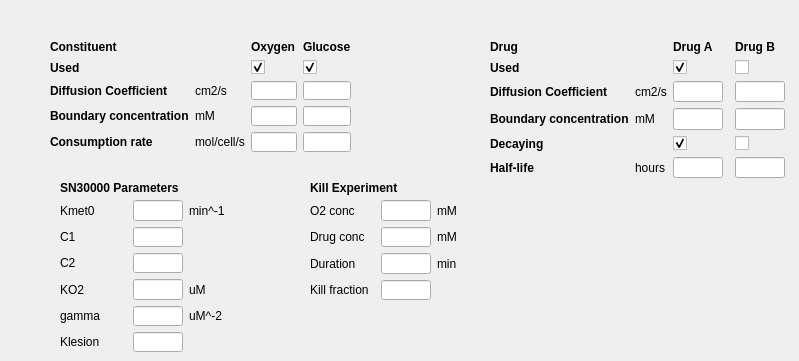
          <widget class="QWidget" name="tab_chemo">
           <property name="enabled">
            <bool>true</bool>
           </property>
           <attribute name="title">
            <string>Constituents</string>
           </attribute>
           <widget class="QWidget" name="gridLayoutWidget">
            <property name="geometry">
             <rect>
              <x>50</x>
              <y>40</y>
              <width>301</width>
              <height>112</height>
             </rect>
            </property>
            <layout class="QGridLayout" name="gridLayout_3">
             <item row="0" column="0">
              <widget class="QLabel" name="label_const">
               <property name="font">
                <font>
                 <weight>75</weight>
                 <bold>true</bold>
                </font>
               </property>
               <property name="text">
                <string>Constituent</string>
               </property>
              </widget>
             </item>
             <item row="1" column="0">
              <widget class="QLabel" name="label_used">
               <property name="font">
                <font>
                 <weight>75</weight>
                 <bold>true</bold>
                </font>
               </property>
               <property name="text">
                <string>Used</string>
               </property>
              </widget>
             </item>
             <item row="2" column="0">
              <widget class="QLabel" name="label_diffcoef">
               <property name="font">
                <font>
                 <weight>75</weight>
                 <bold>true</bold>
                </font>
               </property>
               <property name="text">
                <string>Diffusion Coefficient</string>
               </property>
              </widget>
             </item>
             <item row="3" column="0">
              <widget class="QLabel" name="label_bdryconc">
               <property name="font">
                <font>
                 <weight>75</weight>
                 <bold>true</bold>
                </font>
               </property>
               <property name="text">
                <string>Boundary concentration</string>
               </property>
              </widget>
             </item>
             <item row="0" column="3">
              <widget class="QLabel" name="label_OXYGEN">
               <property name="sizePolicy">
                <sizepolicy hsizetype="Expanding" vsizetype="Fixed">
                 <horstretch>0</horstretch>
                 <verstretch>0</verstretch>
                </sizepolicy>
               </property>
               <property name="minimumSize">
                <size>
                 <width>0</width>
                 <height>0</height>
                </size>
               </property>
               <property name="maximumSize">
                <size>
                 <width>60</width>
                 <height>16777215</height>
                </size>
               </property>
               <property name="font">
                <font>
                 <weight>75</weight>
                 <bold>true</bold>
                </font>
               </property>
               <property name="text">
                <string>Oxygen</string>
               </property>
              </widget>
             </item>
             <item row="0" column="4">
              <widget class="QLabel" name="label_GLUCOSE">
               <property name="sizePolicy">
                <sizepolicy hsizetype="Expanding" vsizetype="Fixed">
                 <horstretch>0</horstretch>
                 <verstretch>0</verstretch>
                </sizepolicy>
               </property>
               <property name="maximumSize">
                <size>
                 <width>60</width>
                 <height>16777215</height>
                </size>
               </property>
               <property name="font">
                <font>
                 <weight>75</weight>
                 <bold>true</bold>
                </font>
               </property>
               <property name="text">
                <string>Glucose</string>
               </property>
              </widget>
             </item>
             <item row="3" column="4">
              <widget class="QLineEdit" name="line_GLUCOSE_BDRY_CONC">
               <property name="maximumSize">
                <size>
                 <width>50</width>
                 <height>16777215</height>
                </size>
               </property>
               <property name="alignment">
                <set>Qt::AlignRight|Qt::AlignTrailing|Qt::AlignVCenter</set>
               </property>
              </widget>
             </item>
             <item row="2" column="4">
              <widget class="QLineEdit" name="line_GLUCOSE_DIFF_COEF">
               <property name="maximumSize">
                <size>
                 <width>50</width>
                 <height>16777215</height>
                </size>
               </property>
               <property name="alignment">
                <set>Qt::AlignRight|Qt::AlignTrailing|Qt::AlignVCenter</set>
               </property>
              </widget>
             </item>
             <item row="2" column="3">
              <widget class="QLineEdit" name="line_OXYGEN_DIFF_COEF">
               <property name="maximumSize">
                <size>
                 <width>50</width>
                 <height>16777215</height>
                </size>
               </property>
               <property name="alignment">
                <set>Qt::AlignRight|Qt::AlignTrailing|Qt::AlignVCenter</set>
               </property>
              </widget>
             </item>
             <item row="3" column="3">
              <widget class="QLineEdit" name="line_OXYGEN_BDRY_CONC">
               <property name="maximumSize">
                <size>
                 <width>50</width>
                 <height>16777215</height>
                </size>
               </property>
               <property name="alignment">
                <set>Qt::AlignRight|Qt::AlignTrailing|Qt::AlignVCenter</set>
               </property>
              </widget>
             </item>
             <item row="1" column="3">
              <widget class="QCheckBox" name="cbox_USE_OXYGEN">
               <property name="maximumSize">
                <size>
                 <width>60</width>
                 <height>16777215</height>
                </size>
               </property>
               <property name="text">
                <string/>
               </property>
               <property name="checked">
                <bool>true</bool>
               </property>
              </widget>
             </item>
             <item row="1" column="4">
              <widget class="QCheckBox" name="cbox_USE_GLUCOSE">
               <property name="maximumSize">
                <size>
                 <width>60</width>
                 <height>16777215</height>
                </size>
               </property>
               <property name="text">
                <string/>
               </property>
               <property name="checked">
                <bool>true</bool>
               </property>
              </widget>
             </item>
             <item row="2" column="1">
              <widget class="QLabel" name="units_diffcoef">
               <property name="text">
                <string>cm2/s</string>
               </property>
              </widget>
             </item>
             <item row="3" column="1">
              <widget class="QLabel" name="units_bdryconc">
               <property name="text">
                <string>mM</string>
               </property>
              </widget>
             </item>
             <item row="4" column="0">
              <widget class="QLabel" name="label_consumption">
               <property name="font">
                <font>
                 <weight>75</weight>
                 <bold>true</bold>
                </font>
               </property>
               <property name="text">
                <string>Consumption rate</string>
               </property>
              </widget>
             </item>
             <item row="4" column="1">
              <widget class="QLabel" name="units_consumption">
               <property name="text">
                <string>mol/cell/s</string>
               </property>
              </widget>
             </item>
             <item row="4" column="3">
              <widget class="QLineEdit" name="line_OXYGEN_CONSUMPTION">
               <property name="maximumSize">
                <size>
                 <width>50</width>
                 <height>16777215</height>
                </size>
               </property>
               <property name="alignment">
                <set>Qt::AlignRight|Qt::AlignTrailing|Qt::AlignVCenter</set>
               </property>
              </widget>
             </item>
             <item row="4" column="4">
              <widget class="QLineEdit" name="line_GLUCOSE_CONSUMPTION">
               <property name="maximumSize">
                <size>
                 <width>50</width>
                 <height>16777215</height>
                </size>
               </property>
               <property name="alignment">
                <set>Qt::AlignRight|Qt::AlignTrailing|Qt::AlignVCenter</set>
               </property>
              </widget>
             </item>
            </layout>
           </widget>
           <widget class="QWidget" name="gridLayoutWidget_2">
            <property name="geometry">
             <rect>
              <x>60</x>
              <y>200</y>
              <width>196</width>
              <height>152</height>
             </rect>
            </property>
            <layout class="QGridLayout" name="gridLayout_6">
             <item row="0" column="1">
              <widget class="QMyLabel" name="label_SN30K_KMET0">
               <property name="minimumSize">
                <size>
                 <width>40</width>
                 <height>0</height>
                </size>
               </property>
               <property name="text">
                <string>Kmet0</string>
               </property>
              </widget>
             </item>
             <item row="0" column="2">
              <widget class="QLineEdit" name="line_SN30K_KMET0">
               <property name="maximumSize">
                <size>
                 <width>50</width>
                 <height>16777215</height>
                </size>
               </property>
               <property name="baseSize">
                <size>
                 <width>0</width>
                 <height>0</height>
                </size>
               </property>
              </widget>
             </item>
             <item row="1" column="1">
              <widget class="QMyLabel" name="label_SN30K_C1">
               <property name="text">
                <string>C1</string>
               </property>
              </widget>
             </item>
             <item row="1" column="2">
              <widget class="QLineEdit" name="line_SN30K_C1">
               <property name="maximumSize">
                <size>
                 <width>50</width>
                 <height>16777215</height>
                </size>
               </property>
              </widget>
             </item>
             <item row="2" column="1">
              <widget class="QMyLabel" name="label_SN30K_C2">
               <property name="text">
                <string>C2</string>
               </property>
              </widget>
             </item>
             <item row="2" column="2">
              <widget class="QLineEdit" name="line_SN30K_C2">
               <property name="maximumSize">
                <size>
                 <width>50</width>
                 <height>16777215</height>
                </size>
               </property>
              </widget>
             </item>
             <item row="3" column="1">
              <widget class="QMyLabel" name="label_SN30K_KO2">
               <property name="text">
                <string>KO2</string>
               </property>
              </widget>
             </item>
             <item row="3" column="2">
              <widget class="QLineEdit" name="line_SN30K_KO2">
               <property name="maximumSize">
                <size>
                 <width>50</width>
                 <height>16777215</height>
                </size>
               </property>
              </widget>
             </item>
             <item row="4" column="1">
              <widget class="QMyLabel" name="label_SN30K_GAMMA">
               <property name="text">
                <string>gamma</string>
               </property>
              </widget>
             </item>
             <item row="4" column="2">
              <widget class="QLineEdit" name="line_SN30K_GAMMA">
               <property name="maximumSize">
                <size>
                 <width>50</width>
                 <height>16777215</height>
                </size>
               </property>
              </widget>
             </item>
             <item row="0" column="3">
              <widget class="QLabel" name="units_KMET0">
               <property name="text">
                <string>min^-1</string>
               </property>
              </widget>
             </item>
             <item row="1" column="3">
              <widget class="QLabel" name="units_C1">
               <property name="text">
                <string/>
               </property>
              </widget>
             </item>
             <item row="2" column="3">
              <widget class="QLabel" name="units_C2">
               <property name="text">
                <string/>
               </property>
              </widget>
             </item>
             <item row="3" column="3">
              <widget class="QLabel" name="units_KO2">
               <property name="text">
                <string>uM</string>
               </property>
              </widget>
             </item>
             <item row="4" column="3">
              <widget class="QLabel" name="units_GAMMA">
               <property name="text">
                <string>uM^-2</string>
               </property>
              </widget>
             </item>
             <item row="5" column="1">
              <widget class="QMyLabel" name="label_SN30K_KLESION">
               <property name="text">
                <string>Klesion</string>
               </property>
              </widget>
             </item>
             <item row="5" column="2">
              <widget class="QLineEdit" name="line_SN30K_KLESION">
               <property name="maximumSize">
                <size>
                 <width>50</width>
                 <height>16777215</height>
                </size>
               </property>
              </widget>
             </item>
            </layout>
           </widget>
           <widget class="QLabel" name="label_SN30K">
            <property name="geometry">
             <rect>
              <x>60</x>
              <y>180</y>
              <width>131</width>
              <height>16</height>
             </rect>
            </property>
            <property name="font">
             <font>
              <weight>75</weight>
              <bold>true</bold>
             </font>
            </property>
            <property name="text">
             <string>SN30000 Parameters</string>
            </property>
           </widget>
           <widget class="QWidget" name="gridLayoutWidget_3">
            <property name="geometry">
             <rect>
              <x>310</x>
              <y>200</y>
              <width>191</width>
              <height>100</height>
             </rect>
            </property>
            <layout class="QGridLayout" name="gridLayout_7">
             <item row="0" column="0">
              <widget class="QLabel" name="label_KILL_O2_CONC">
               <property name="text">
                <string>O2 conc</string>
               </property>
              </widget>
             </item>
             <item row="0" column="1">
              <widget class="QLineEdit" name="line_KILL_O2_CONC">
               <property name="maximumSize">
                <size>
                 <width>50</width>
                 <height>16777215</height>
                </size>
               </property>
              </widget>
             </item>
             <item row="0" column="2">
              <widget class="QLabel" name="units_KILL_O2_CONC">
               <property name="text">
                <string>mM</string>
               </property>
              </widget>
             </item>
             <item row="1" column="0">
              <widget class="QLabel" name="label_KILL_DRUG_CONC">
               <property name="text">
                <string>Drug conc</string>
               </property>
              </widget>
             </item>
             <item row="1" column="1">
              <widget class="QLineEdit" name="line_KILL_DRUG_CONC">
               <property name="maximumSize">
                <size>
                 <width>50</width>
                 <height>16777215</height>
                </size>
               </property>
              </widget>
             </item>
             <item row="1" column="2">
              <widget class="QLabel" name="units_KILL_DRUG_CONC">
               <property name="text">
                <string>mM</string>
               </property>
              </widget>
             </item>
             <item row="2" column="0">
              <widget class="QLabel" name="label_KILL_DURATION">
               <property name="text">
                <string>Duration</string>
               </property>
              </widget>
             </item>
             <item row="2" column="1">
              <widget class="QLineEdit" name="line_KILL_DURATION">
               <property name="maximumSize">
                <size>
                 <width>50</width>
                 <height>16777215</height>
                </size>
               </property>
              </widget>
             </item>
             <item row="2" column="2">
              <widget class="QLabel" name="units_KILL_DURATION">
               <property name="text">
                <string>min</string>
               </property>
              </widget>
             </item>
             <item row="3" column="0">
              <widget class="QLabel" name="label_KILL_FRACTION">
               <property name="text">
                <string>Kill fraction</string>
               </property>
              </widget>
             </item>
             <item row="3" column="1">
              <widget class="QLineEdit" name="line_KILL_FRACTION">
               <property name="maximumSize">
                <size>
                 <width>50</width>
                 <height>16777215</height>
                </size>
               </property>
              </widget>
             </item>
            </layout>
           </widget>
           <widget class="QLabel" name="label_SN30K_KILL">
            <property name="geometry">
             <rect>
              <x>310</x>
              <y>180</y>
              <width>151</width>
              <height>16</height>
             </rect>
            </property>
            <property name="font">
             <font>
              <weight>75</weight>
              <bold>true</bold>
             </font>
            </property>
            <property name="text">
             <string>Kill Experiment</string>
            </property>
           </widget>
           <widget class="QWidget" name="gridLayoutWidget_4">
            <property name="geometry">
             <rect>
              <x>490</x>
              <y>40</y>
              <width>300</width>
              <height>138</height>
             </rect>
            </property>
            <layout class="QGridLayout" name="gridLayout_8">
             <item row="0" column="0">
              <widget class="QLabel" name="label_drug">
               <property name="font">
                <font>
                 <weight>75</weight>
                 <bold>true</bold>
                </font>
               </property>
               <property name="text">
                <string>Drug</string>
               </property>
              </widget>
             </item>
             <item row="1" column="0">
              <widget class="QLabel" name="label_used_1">
               <property name="font">
                <font>
                 <weight>75</weight>
                 <bold>true</bold>
                </font>
               </property>
               <property name="text">
                <string>Used</string>
               </property>
              </widget>
             </item>
             <item row="2" column="0">
              <widget class="QLabel" name="label_diffcoef_1">
               <property name="font">
                <font>
                 <weight>75</weight>
                 <bold>true</bold>
                </font>
               </property>
               <property name="text">
                <string>Diffusion Coefficient</string>
               </property>
              </widget>
             </item>
             <item row="3" column="0">
              <widget class="QLabel" name="label_bdryconc_1">
               <property name="font">
                <font>
                 <weight>75</weight>
                 <bold>true</bold>
                </font>
               </property>
               <property name="text">
                <string>Boundary concentration</string>
               </property>
              </widget>
             </item>
             <item row="2" column="1">
              <widget class="QLabel" name="units_diffcoef_2">
               <property name="text">
                <string>cm2/s</string>
               </property>
              </widget>
             </item>
             <item row="3" column="1">
              <widget class="QLabel" name="units_bdryconc_2">
               <property name="text">
                <string>mM</string>
               </property>
              </widget>
             </item>
             <item row="5" column="0">
              <widget class="QLabel" name="label_halflife">
               <property name="font">
                <font>
                 <weight>75</weight>
                 <bold>true</bold>
                </font>
               </property>
               <property name="text">
                <string>Half-life</string>
               </property>
              </widget>
             </item>
             <item row="5" column="1">
              <widget class="QLabel" name="units_halflife">
               <property name="text">
                <string>hours</string>
               </property>
              </widget>
             </item>
             <item row="0" column="3">
              <widget class="QLabel" name="label_DRUG_A">
               <property name="sizePolicy">
                <sizepolicy hsizetype="Expanding" vsizetype="Fixed">
                 <horstretch>0</horstretch>
                 <verstretch>0</verstretch>
                </sizepolicy>
               </property>
               <property name="maximumSize">
                <size>
                 <width>60</width>
                 <height>16777215</height>
                </size>
               </property>
               <property name="font">
                <font>
                 <weight>75</weight>
                 <bold>true</bold>
                </font>
               </property>
               <property name="text">
                <string>Drug A</string>
               </property>
              </widget>
             </item>
             <item row="1" column="3">
              <widget class="QCheckBox" name="cbox_USE_DRUG_A">
               <property name="maximumSize">
                <size>
                 <width>60</width>
                 <height>16777215</height>
                </size>
               </property>
               <property name="text">
                <string/>
               </property>
               <property name="checked">
                <bool>true</bool>
               </property>
              </widget>
             </item>
             <item row="2" column="3">
              <widget class="QLineEdit" name="line_DRUG_A_DIFF_COEF">
               <property name="maximumSize">
                <size>
                 <width>50</width>
                 <height>16777215</height>
                </size>
               </property>
               <property name="alignment">
                <set>Qt::AlignRight|Qt::AlignTrailing|Qt::AlignVCenter</set>
               </property>
              </widget>
             </item>
             <item row="3" column="3">
              <widget class="QLineEdit" name="line_DRUG_A_BDRY_CONC">
               <property name="maximumSize">
                <size>
                 <width>50</width>
                 <height>16777215</height>
                </size>
               </property>
               <property name="alignment">
                <set>Qt::AlignRight|Qt::AlignTrailing|Qt::AlignVCenter</set>
               </property>
              </widget>
             </item>
             <item row="5" column="3">
              <widget class="QLineEdit" name="line_DRUG_A_HALFLIFE">
               <property name="maximumSize">
                <size>
                 <width>50</width>
                 <height>16777215</height>
                </size>
               </property>
               <property name="alignment">
                <set>Qt::AlignRight|Qt::AlignTrailing|Qt::AlignVCenter</set>
               </property>
              </widget>
             </item>
             <item row="0" column="4">
              <widget class="QLabel" name="label_DRUG_B">
               <property name="sizePolicy">
                <sizepolicy hsizetype="Expanding" vsizetype="Fixed">
                 <horstretch>0</horstretch>
                 <verstretch>0</verstretch>
                </sizepolicy>
               </property>
               <property name="maximumSize">
                <size>
                 <width>60</width>
                 <height>16777215</height>
                </size>
               </property>
               <property name="font">
                <font>
                 <weight>75</weight>
                 <bold>true</bold>
                </font>
               </property>
               <property name="text">
                <string>Drug B</string>
               </property>
              </widget>
             </item>
             <item row="1" column="4">
              <widget class="QCheckBox" name="cbox_USE_DRUG_B">
               <property name="maximumSize">
                <size>
                 <width>60</width>
                 <height>16777215</height>
                </size>
               </property>
               <property name="text">
                <string/>
               </property>
               <property name="checked">
                <bool>false</bool>
               </property>
              </widget>
             </item>
             <item row="2" column="4">
              <widget class="QLineEdit" name="line_DRUG_B_DIFF_COEF">
               <property name="maximumSize">
                <size>
                 <width>50</width>
                 <height>16777215</height>
                </size>
               </property>
               <property name="alignment">
                <set>Qt::AlignRight|Qt::AlignTrailing|Qt::AlignVCenter</set>
               </property>
              </widget>
             </item>
             <item row="3" column="4">
              <widget class="QLineEdit" name="line_DRUG_B_BDRY_CONC">
               <property name="maximumSize">
                <size>
                 <width>50</width>
                 <height>16777215</height>
                </size>
               </property>
               <property name="alignment">
                <set>Qt::AlignRight|Qt::AlignTrailing|Qt::AlignVCenter</set>
               </property>
              </widget>
             </item>
             <item row="5" column="4">
              <widget class="QLineEdit" name="line_DRUG_B_HALFLIFE">
               <property name="maximumSize">
                <size>
                 <width>50</width>
                 <height>16777215</height>
                </size>
               </property>
               <property name="alignment">
                <set>Qt::AlignRight|Qt::AlignTrailing|Qt::AlignVCenter</set>
               </property>
              </widget>
             </item>
             <item row="4" column="0">
              <widget class="QLabel" name="label_decay">
               <property name="font">
                <font>
                 <weight>75</weight>
                 <bold>true</bold>
                </font>
               </property>
               <property name="text">
                <string>Decaying</string>
               </property>
              </widget>
             </item>
             <item row="4" column="3">
              <widget class="QCheckBox" name="cbox_DRUG_A_DECAY">
               <property name="text">
                <string/>
               </property>
               <property name="checked">
                <bool>true</bool>
               </property>
              </widget>
             </item>
             <item row="4" column="4">
              <widget class="QCheckBox" name="cbox_DRUG_B_DECAY">
               <property name="text">
                <string/>
               </property>
              </widget>
             </item>
            </layout>
           </widget>
          </widget>
